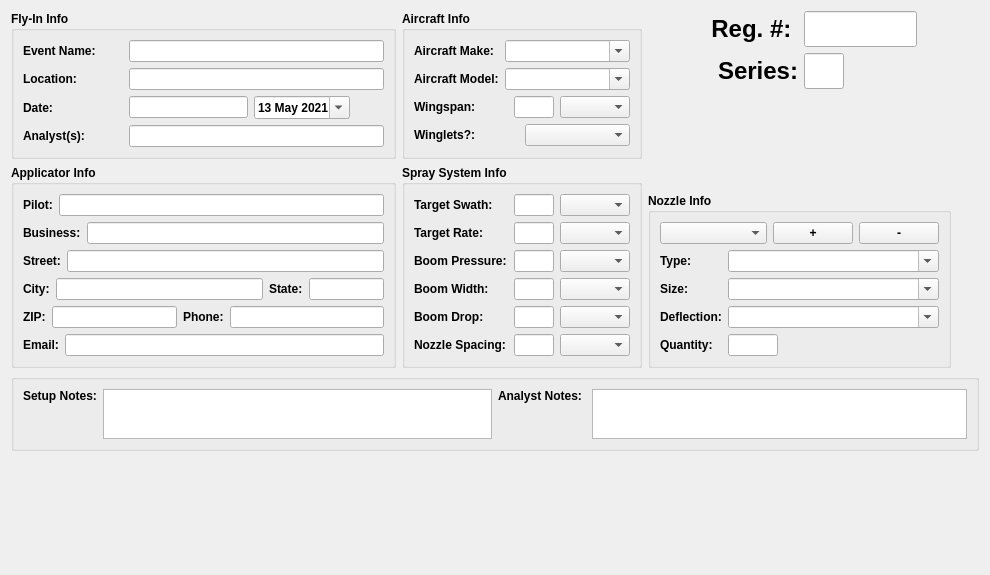
<?xml version="1.0" encoding="UTF-8"?>
<ui version="4.0">
 <class>Form</class>
 <widget class="QWidget" name="Form">
  <property name="geometry">
   <rect>
    <x>0</x>
    <y>0</y>
    <width>990</width>
    <height>575</height>
   </rect>
  </property>
  <property name="minimumSize">
   <size>
    <width>987</width>
    <height>575</height>
   </size>
  </property>
  <property name="windowTitle">
   <string>Form</string>
  </property>
  <layout class="QVBoxLayout" name="verticalLayout_10">
   <item>
    <layout class="QHBoxLayout" name="horizontalLayout_18">
     <item>
      <layout class="QGridLayout" name="gridLayout">
       <property name="sizeConstraint">
        <enum>QLayout::SetNoConstraint</enum>
       </property>
       <item row="0" column="0">
        <widget class="QGroupBox" name="groupBox">
         <property name="font">
          <font>
           <weight>75</weight>
           <bold>true</bold>
          </font>
         </property>
         <property name="title">
          <string>Fly-In Info</string>
         </property>
         <layout class="QVBoxLayout" name="verticalLayout">
          <item>
           <layout class="QHBoxLayout" name="horizontalLayout_2">
            <item>
             <widget class="QLabel" name="label">
              <property name="minimumSize">
               <size>
                <width>100</width>
                <height>0</height>
               </size>
              </property>
              <property name="text">
               <string>Event Name:</string>
              </property>
             </widget>
            </item>
            <item>
             <widget class="QLineEdit" name="lineEditName">
              <property name="sizePolicy">
               <sizepolicy hsizetype="Expanding" vsizetype="Fixed">
                <horstretch>0</horstretch>
                <verstretch>0</verstretch>
               </sizepolicy>
              </property>
              <property name="minimumSize">
               <size>
                <width>200</width>
                <height>0</height>
               </size>
              </property>
              <property name="text">
               <string/>
              </property>
             </widget>
            </item>
           </layout>
          </item>
          <item>
           <layout class="QHBoxLayout" name="horizontalLayout_3">
            <item>
             <widget class="QLabel" name="label_2">
              <property name="minimumSize">
               <size>
                <width>100</width>
                <height>0</height>
               </size>
              </property>
              <property name="text">
               <string>Location:</string>
              </property>
             </widget>
            </item>
            <item>
             <widget class="QLineEdit" name="lineEditLocation">
              <property name="sizePolicy">
               <sizepolicy hsizetype="Expanding" vsizetype="Fixed">
                <horstretch>0</horstretch>
                <verstretch>0</verstretch>
               </sizepolicy>
              </property>
              <property name="minimumSize">
               <size>
                <width>200</width>
                <height>0</height>
               </size>
              </property>
              <property name="text">
               <string/>
              </property>
             </widget>
            </item>
           </layout>
          </item>
          <item>
           <layout class="QHBoxLayout" name="horizontalLayout_4">
            <item>
             <widget class="QLabel" name="label_3">
              <property name="minimumSize">
               <size>
                <width>100</width>
                <height>0</height>
               </size>
              </property>
              <property name="text">
               <string>Date:</string>
              </property>
             </widget>
            </item>
            <item>
             <widget class="QLineEdit" name="lineEditDate">
              <property name="sizePolicy">
               <sizepolicy hsizetype="Expanding" vsizetype="Fixed">
                <horstretch>0</horstretch>
                <verstretch>0</verstretch>
               </sizepolicy>
              </property>
              <property name="minimumSize">
               <size>
                <width>100</width>
                <height>0</height>
               </size>
              </property>
              <property name="text">
               <string/>
              </property>
             </widget>
            </item>
            <item>
             <widget class="QDateEdit" name="dateEdit">
              <property name="displayFormat">
               <string>d MMM yyyy</string>
              </property>
              <property name="calendarPopup">
               <bool>true</bool>
              </property>
              <property name="date">
               <date>
                <year>2021</year>
                <month>5</month>
                <day>13</day>
               </date>
              </property>
             </widget>
            </item>
            <item>
             <spacer name="horizontalSpacer_4">
              <property name="orientation">
               <enum>Qt::Horizontal</enum>
              </property>
              <property name="sizeHint" stdset="0">
               <size>
                <width>40</width>
                <height>20</height>
               </size>
              </property>
             </spacer>
            </item>
           </layout>
          </item>
          <item>
           <layout class="QHBoxLayout" name="horizontalLayout_5">
            <item>
             <widget class="QLabel" name="label_4">
              <property name="minimumSize">
               <size>
                <width>100</width>
                <height>0</height>
               </size>
              </property>
              <property name="text">
               <string>Analyst(s):</string>
              </property>
             </widget>
            </item>
            <item>
             <widget class="QLineEdit" name="lineEditAnalyst">
              <property name="sizePolicy">
               <sizepolicy hsizetype="Expanding" vsizetype="Fixed">
                <horstretch>0</horstretch>
                <verstretch>0</verstretch>
               </sizepolicy>
              </property>
              <property name="minimumSize">
               <size>
                <width>200</width>
                <height>0</height>
               </size>
              </property>
              <property name="text">
               <string/>
              </property>
             </widget>
            </item>
           </layout>
          </item>
         </layout>
        </widget>
       </item>
       <item row="0" column="1">
        <widget class="QGroupBox" name="groupBox">
         <property name="font">
          <font>
           <weight>75</weight>
           <bold>true</bold>
          </font>
         </property>
         <property name="title">
          <string>Aircraft Info</string>
         </property>
         <layout class="QVBoxLayout" name="verticalLayout_5">
          <item>
           <layout class="QHBoxLayout" name="horizontalLayout_10">
            <item>
             <widget class="QLabel" name="label_7">
              <property name="text">
               <string>Aircraft Make:</string>
              </property>
             </widget>
            </item>
            <item>
             <widget class="QComboBox" name="comboBoxMake">
              <property name="minimumSize">
               <size>
                <width>125</width>
                <height>0</height>
               </size>
              </property>
              <property name="editable">
               <bool>true</bool>
              </property>
              <property name="sizeAdjustPolicy">
               <enum>QComboBox::AdjustToContents</enum>
              </property>
             </widget>
            </item>
           </layout>
          </item>
          <item>
           <layout class="QHBoxLayout" name="horizontalLayout_25">
            <item>
             <widget class="QLabel" name="label_5">
              <property name="sizePolicy">
               <sizepolicy hsizetype="Preferred" vsizetype="Preferred">
                <horstretch>0</horstretch>
                <verstretch>0</verstretch>
               </sizepolicy>
              </property>
              <property name="text">
               <string>Aircraft Model:</string>
              </property>
             </widget>
            </item>
            <item>
             <widget class="QComboBox" name="comboBoxModel">
              <property name="sizePolicy">
               <sizepolicy hsizetype="Preferred" vsizetype="Fixed">
                <horstretch>0</horstretch>
                <verstretch>0</verstretch>
               </sizepolicy>
              </property>
              <property name="minimumSize">
               <size>
                <width>125</width>
                <height>0</height>
               </size>
              </property>
              <property name="editable">
               <bool>true</bool>
              </property>
              <property name="sizeAdjustPolicy">
               <enum>QComboBox::AdjustToContents</enum>
              </property>
             </widget>
            </item>
           </layout>
          </item>
          <item>
           <layout class="QHBoxLayout" name="horizontalLayout_12">
            <item>
             <widget class="QLabel" name="label_8">
              <property name="text">
               <string>Wingspan:</string>
              </property>
             </widget>
            </item>
            <item>
             <widget class="QLineEdit" name="lineEditWingspan">
              <property name="sizePolicy">
               <sizepolicy hsizetype="Preferred" vsizetype="Fixed">
                <horstretch>0</horstretch>
                <verstretch>0</verstretch>
               </sizepolicy>
              </property>
              <property name="maximumSize">
               <size>
                <width>40</width>
                <height>16777215</height>
               </size>
              </property>
             </widget>
            </item>
            <item>
             <widget class="QComboBox" name="comboBoxWingspanUnits">
              <property name="sizePolicy">
               <sizepolicy hsizetype="Expanding" vsizetype="Fixed">
                <horstretch>0</horstretch>
                <verstretch>0</verstretch>
               </sizepolicy>
              </property>
              <property name="minimumSize">
               <size>
                <width>70</width>
                <height>0</height>
               </size>
              </property>
              <property name="maximumSize">
               <size>
                <width>70</width>
                <height>16777215</height>
               </size>
              </property>
              <property name="focusPolicy">
               <enum>Qt::ClickFocus</enum>
              </property>
              <property name="sizeAdjustPolicy">
               <enum>QComboBox::AdjustToContents</enum>
              </property>
             </widget>
            </item>
           </layout>
          </item>
          <item>
           <layout class="QHBoxLayout" name="horizontalLayout_15">
            <item>
             <widget class="QLabel" name="label_9">
              <property name="text">
               <string>Winglets?:</string>
              </property>
             </widget>
            </item>
            <item>
             <widget class="QComboBox" name="comboBoxWinglets">
              <property name="sizePolicy">
               <sizepolicy hsizetype="Preferred" vsizetype="Fixed">
                <horstretch>0</horstretch>
                <verstretch>0</verstretch>
               </sizepolicy>
              </property>
              <property name="sizeAdjustPolicy">
               <enum>QComboBox::AdjustToContents</enum>
              </property>
             </widget>
            </item>
           </layout>
          </item>
         </layout>
        </widget>
       </item>
       <item row="1" column="1">
        <widget class="QGroupBox" name="groupBox">
         <property name="font">
          <font>
           <weight>75</weight>
           <bold>true</bold>
          </font>
         </property>
         <property name="title">
          <string>Spray System Info</string>
         </property>
         <layout class="QVBoxLayout" name="verticalLayout_3">
          <item>
           <layout class="QHBoxLayout" name="horizontalLayout_24">
            <item>
             <widget class="QLabel" name="label_11">
              <property name="text">
               <string>Target Swath:</string>
              </property>
             </widget>
            </item>
            <item>
             <widget class="QLineEdit" name="lineEditSwath">
              <property name="sizePolicy">
               <sizepolicy hsizetype="Preferred" vsizetype="Fixed">
                <horstretch>0</horstretch>
                <verstretch>0</verstretch>
               </sizepolicy>
              </property>
              <property name="minimumSize">
               <size>
                <width>40</width>
                <height>0</height>
               </size>
              </property>
              <property name="maximumSize">
               <size>
                <width>40</width>
                <height>16777215</height>
               </size>
              </property>
             </widget>
            </item>
            <item>
             <widget class="QComboBox" name="comboBoxUnitsSwath">
              <property name="sizePolicy">
               <sizepolicy hsizetype="Expanding" vsizetype="Fixed">
                <horstretch>0</horstretch>
                <verstretch>0</verstretch>
               </sizepolicy>
              </property>
              <property name="minimumSize">
               <size>
                <width>70</width>
                <height>0</height>
               </size>
              </property>
              <property name="maximumSize">
               <size>
                <width>70</width>
                <height>16777215</height>
               </size>
              </property>
              <property name="focusPolicy">
               <enum>Qt::ClickFocus</enum>
              </property>
              <property name="sizeAdjustPolicy">
               <enum>QComboBox::AdjustToContents</enum>
              </property>
             </widget>
            </item>
           </layout>
          </item>
          <item>
           <layout class="QHBoxLayout" name="horizontalLayout_13">
            <item>
             <widget class="QLabel" name="label_12">
              <property name="text">
               <string>Target Rate:</string>
              </property>
             </widget>
            </item>
            <item>
             <widget class="QLineEdit" name="lineEditRate">
              <property name="sizePolicy">
               <sizepolicy hsizetype="Preferred" vsizetype="Fixed">
                <horstretch>0</horstretch>
                <verstretch>0</verstretch>
               </sizepolicy>
              </property>
              <property name="minimumSize">
               <size>
                <width>40</width>
                <height>0</height>
               </size>
              </property>
              <property name="maximumSize">
               <size>
                <width>40</width>
                <height>16777215</height>
               </size>
              </property>
             </widget>
            </item>
            <item>
             <widget class="QComboBox" name="comboBoxUnitsRate">
              <property name="sizePolicy">
               <sizepolicy hsizetype="Maximum" vsizetype="Fixed">
                <horstretch>0</horstretch>
                <verstretch>0</verstretch>
               </sizepolicy>
              </property>
              <property name="minimumSize">
               <size>
                <width>70</width>
                <height>0</height>
               </size>
              </property>
              <property name="maximumSize">
               <size>
                <width>70</width>
                <height>16777215</height>
               </size>
              </property>
              <property name="focusPolicy">
               <enum>Qt::ClickFocus</enum>
              </property>
              <property name="sizeAdjustPolicy">
               <enum>QComboBox::AdjustToContents</enum>
              </property>
             </widget>
            </item>
           </layout>
          </item>
          <item>
           <layout class="QHBoxLayout" name="horizontalLayout_11">
            <item>
             <widget class="QLabel" name="label_10">
              <property name="text">
               <string>Boom Pressure:</string>
              </property>
             </widget>
            </item>
            <item>
             <widget class="QLineEdit" name="lineEditPressure">
              <property name="sizePolicy">
               <sizepolicy hsizetype="Preferred" vsizetype="Fixed">
                <horstretch>0</horstretch>
                <verstretch>0</verstretch>
               </sizepolicy>
              </property>
              <property name="minimumSize">
               <size>
                <width>40</width>
                <height>0</height>
               </size>
              </property>
              <property name="maximumSize">
               <size>
                <width>40</width>
                <height>16777215</height>
               </size>
              </property>
             </widget>
            </item>
            <item>
             <widget class="QComboBox" name="comboBoxUnitsPressure">
              <property name="sizePolicy">
               <sizepolicy hsizetype="Expanding" vsizetype="Fixed">
                <horstretch>0</horstretch>
                <verstretch>0</verstretch>
               </sizepolicy>
              </property>
              <property name="minimumSize">
               <size>
                <width>70</width>
                <height>0</height>
               </size>
              </property>
              <property name="maximumSize">
               <size>
                <width>70</width>
                <height>16777215</height>
               </size>
              </property>
              <property name="focusPolicy">
               <enum>Qt::ClickFocus</enum>
              </property>
              <property name="sizeAdjustPolicy">
               <enum>QComboBox::AdjustToContents</enum>
              </property>
             </widget>
            </item>
           </layout>
          </item>
          <item>
           <layout class="QHBoxLayout" name="horizontalLayout_23">
            <item>
             <widget class="QLabel" name="label_14">
              <property name="text">
               <string>Boom Width:</string>
              </property>
             </widget>
            </item>
            <item>
             <widget class="QLineEdit" name="lineEditBoomWidth">
              <property name="sizePolicy">
               <sizepolicy hsizetype="Preferred" vsizetype="Fixed">
                <horstretch>0</horstretch>
                <verstretch>0</verstretch>
               </sizepolicy>
              </property>
              <property name="minimumSize">
               <size>
                <width>40</width>
                <height>0</height>
               </size>
              </property>
              <property name="maximumSize">
               <size>
                <width>40</width>
                <height>16777215</height>
               </size>
              </property>
             </widget>
            </item>
            <item>
             <widget class="QComboBox" name="comboBoxUnitsBoomWidth">
              <property name="sizePolicy">
               <sizepolicy hsizetype="Expanding" vsizetype="Fixed">
                <horstretch>0</horstretch>
                <verstretch>0</verstretch>
               </sizepolicy>
              </property>
              <property name="minimumSize">
               <size>
                <width>70</width>
                <height>0</height>
               </size>
              </property>
              <property name="maximumSize">
               <size>
                <width>70</width>
                <height>16777215</height>
               </size>
              </property>
              <property name="focusPolicy">
               <enum>Qt::ClickFocus</enum>
              </property>
              <property name="sizeAdjustPolicy">
               <enum>QComboBox::AdjustToContents</enum>
              </property>
             </widget>
            </item>
           </layout>
          </item>
          <item>
           <layout class="QHBoxLayout" name="horizontalLayout_16">
            <item>
             <widget class="QLabel" name="label_15">
              <property name="text">
               <string>Boom Drop:</string>
              </property>
             </widget>
            </item>
            <item>
             <widget class="QLineEdit" name="lineEditBoomDrop">
              <property name="sizePolicy">
               <sizepolicy hsizetype="Preferred" vsizetype="Fixed">
                <horstretch>0</horstretch>
                <verstretch>0</verstretch>
               </sizepolicy>
              </property>
              <property name="minimumSize">
               <size>
                <width>40</width>
                <height>0</height>
               </size>
              </property>
              <property name="maximumSize">
               <size>
                <width>40</width>
                <height>16777215</height>
               </size>
              </property>
             </widget>
            </item>
            <item>
             <widget class="QComboBox" name="comboBoxUnitsBoomDrop">
              <property name="sizePolicy">
               <sizepolicy hsizetype="Expanding" vsizetype="Fixed">
                <horstretch>0</horstretch>
                <verstretch>0</verstretch>
               </sizepolicy>
              </property>
              <property name="minimumSize">
               <size>
                <width>70</width>
                <height>0</height>
               </size>
              </property>
              <property name="maximumSize">
               <size>
                <width>70</width>
                <height>16777215</height>
               </size>
              </property>
              <property name="focusPolicy">
               <enum>Qt::ClickFocus</enum>
              </property>
              <property name="sizeAdjustPolicy">
               <enum>QComboBox::AdjustToContents</enum>
              </property>
             </widget>
            </item>
           </layout>
          </item>
          <item>
           <layout class="QHBoxLayout" name="horizontalLayout_22">
            <item>
             <widget class="QLabel" name="label_16">
              <property name="text">
               <string>Nozzle Spacing:</string>
              </property>
             </widget>
            </item>
            <item>
             <widget class="QLineEdit" name="lineEditNozzleSpacing">
              <property name="sizePolicy">
               <sizepolicy hsizetype="Preferred" vsizetype="Fixed">
                <horstretch>0</horstretch>
                <verstretch>0</verstretch>
               </sizepolicy>
              </property>
              <property name="minimumSize">
               <size>
                <width>40</width>
                <height>0</height>
               </size>
              </property>
              <property name="maximumSize">
               <size>
                <width>40</width>
                <height>16777215</height>
               </size>
              </property>
             </widget>
            </item>
            <item>
             <widget class="QComboBox" name="comboBoxUnitsNozzleSpacing">
              <property name="sizePolicy">
               <sizepolicy hsizetype="Expanding" vsizetype="Fixed">
                <horstretch>0</horstretch>
                <verstretch>0</verstretch>
               </sizepolicy>
              </property>
              <property name="minimumSize">
               <size>
                <width>70</width>
                <height>0</height>
               </size>
              </property>
              <property name="maximumSize">
               <size>
                <width>70</width>
                <height>16777215</height>
               </size>
              </property>
              <property name="focusPolicy">
               <enum>Qt::ClickFocus</enum>
              </property>
              <property name="sizeAdjustPolicy">
               <enum>QComboBox::AdjustToContents</enum>
              </property>
             </widget>
            </item>
           </layout>
          </item>
         </layout>
        </widget>
       </item>
       <item row="1" column="0">
        <widget class="QGroupBox" name="groupBoxApplicator">
         <property name="font">
          <font>
           <weight>75</weight>
           <bold>true</bold>
          </font>
         </property>
         <property name="title">
          <string>Applicator Info</string>
         </property>
         <layout class="QVBoxLayout" name="verticalLayout_2">
          <item>
           <layout class="QHBoxLayout" name="horizontalLayout_9">
            <item>
             <widget class="QLabel" name="pilotLabel">
              <property name="text">
               <string>Pilot:</string>
              </property>
             </widget>
            </item>
            <item>
             <widget class="QLineEdit" name="pilotLineEdit"/>
            </item>
           </layout>
          </item>
          <item>
           <layout class="QHBoxLayout" name="horizontalLayout">
            <item>
             <widget class="QLabel" name="businessLabel">
              <property name="text">
               <string>Business:</string>
              </property>
             </widget>
            </item>
            <item>
             <widget class="QLineEdit" name="businessLineEdit"/>
            </item>
           </layout>
          </item>
          <item>
           <layout class="QHBoxLayout" name="horizontalLayout_6">
            <item>
             <widget class="QLabel" name="streetLabel">
              <property name="text">
               <string>Street:</string>
              </property>
             </widget>
            </item>
            <item>
             <widget class="QLineEdit" name="streetLineEdit"/>
            </item>
           </layout>
          </item>
          <item>
           <layout class="QHBoxLayout" name="horizontalLayout_7">
            <item>
             <widget class="QLabel" name="cityLabel">
              <property name="text">
               <string>City:</string>
              </property>
             </widget>
            </item>
            <item>
             <widget class="QLineEdit" name="cityLineEdit"/>
            </item>
            <item>
             <widget class="QLabel" name="stateLabel">
              <property name="text">
               <string>State:</string>
              </property>
             </widget>
            </item>
            <item>
             <widget class="QLineEdit" name="stateLineEdit">
              <property name="maximumSize">
               <size>
                <width>75</width>
                <height>16777215</height>
               </size>
              </property>
             </widget>
            </item>
           </layout>
          </item>
          <item>
           <layout class="QHBoxLayout" name="horizontalLayout_8">
            <item>
             <widget class="QLabel" name="zipLabel">
              <property name="text">
               <string>ZIP:</string>
              </property>
             </widget>
            </item>
            <item>
             <widget class="QLineEdit" name="zipLineEdit">
              <property name="sizePolicy">
               <sizepolicy hsizetype="Preferred" vsizetype="Fixed">
                <horstretch>0</horstretch>
                <verstretch>0</verstretch>
               </sizepolicy>
              </property>
              <property name="maximumSize">
               <size>
                <width>150</width>
                <height>16777215</height>
               </size>
              </property>
             </widget>
            </item>
            <item>
             <widget class="QLabel" name="phoneLabel">
              <property name="text">
               <string>Phone:</string>
              </property>
             </widget>
            </item>
            <item>
             <widget class="QLineEdit" name="phoneLineEdit"/>
            </item>
           </layout>
          </item>
          <item>
           <layout class="QHBoxLayout" name="horizontalLayout_14">
            <item>
             <widget class="QLabel" name="emailLabel">
              <property name="text">
               <string>Email:</string>
              </property>
             </widget>
            </item>
            <item>
             <widget class="QLineEdit" name="emailLineEdit"/>
            </item>
           </layout>
          </item>
         </layout>
        </widget>
       </item>
      </layout>
     </item>
     <item>
      <layout class="QVBoxLayout" name="verticalLayout_9">
       <item>
        <layout class="QHBoxLayout" name="horizontalLayout_27">
         <item>
          <widget class="QLabel" name="label_29">
           <property name="sizePolicy">
            <sizepolicy hsizetype="Minimum" vsizetype="Preferred">
             <horstretch>0</horstretch>
             <verstretch>0</verstretch>
            </sizepolicy>
           </property>
           <property name="minimumSize">
            <size>
             <width>150</width>
             <height>0</height>
            </size>
           </property>
           <property name="font">
            <font>
             <pointsize>18</pointsize>
             <weight>75</weight>
             <bold>true</bold>
            </font>
           </property>
           <property name="text">
            <string>Reg. #: </string>
           </property>
           <property name="alignment">
            <set>Qt::AlignRight|Qt::AlignTrailing|Qt::AlignVCenter</set>
           </property>
          </widget>
         </item>
         <item>
          <widget class="QLineEdit" name="lineEditRegNum">
           <property name="sizePolicy">
            <sizepolicy hsizetype="Maximum" vsizetype="Fixed">
             <horstretch>0</horstretch>
             <verstretch>0</verstretch>
            </sizepolicy>
           </property>
           <property name="maximumSize">
            <size>
             <width>120</width>
             <height>16777215</height>
            </size>
           </property>
           <property name="font">
            <font>
             <pointsize>18</pointsize>
             <weight>75</weight>
             <bold>true</bold>
            </font>
           </property>
          </widget>
         </item>
         <item>
          <spacer name="horizontalSpacer_2">
           <property name="orientation">
            <enum>Qt::Horizontal</enum>
           </property>
           <property name="sizeHint" stdset="0">
            <size>
             <width>40</width>
             <height>20</height>
            </size>
           </property>
          </spacer>
         </item>
        </layout>
       </item>
       <item>
        <layout class="QHBoxLayout" name="horizontalLayout_30">
         <item>
          <widget class="QLabel" name="label_30">
           <property name="sizePolicy">
            <sizepolicy hsizetype="Minimum" vsizetype="Preferred">
             <horstretch>0</horstretch>
             <verstretch>0</verstretch>
            </sizepolicy>
           </property>
           <property name="minimumSize">
            <size>
             <width>150</width>
             <height>0</height>
            </size>
           </property>
           <property name="font">
            <font>
             <pointsize>18</pointsize>
             <weight>75</weight>
             <bold>true</bold>
            </font>
           </property>
           <property name="lineWidth">
            <number>1</number>
           </property>
           <property name="text">
            <string>Series:</string>
           </property>
           <property name="alignment">
            <set>Qt::AlignRight|Qt::AlignTrailing|Qt::AlignVCenter</set>
           </property>
          </widget>
         </item>
         <item>
          <widget class="QLineEdit" name="lineEditSeriesNum">
           <property name="sizePolicy">
            <sizepolicy hsizetype="Preferred" vsizetype="Fixed">
             <horstretch>0</horstretch>
             <verstretch>0</verstretch>
            </sizepolicy>
           </property>
           <property name="maximumSize">
            <size>
             <width>40</width>
             <height>16777215</height>
            </size>
           </property>
           <property name="font">
            <font>
             <pointsize>18</pointsize>
             <weight>75</weight>
             <bold>true</bold>
            </font>
           </property>
          </widget>
         </item>
         <item>
          <spacer name="horizontalSpacer">
           <property name="orientation">
            <enum>Qt::Horizontal</enum>
           </property>
           <property name="sizeHint" stdset="0">
            <size>
             <width>40</width>
             <height>20</height>
            </size>
           </property>
          </spacer>
         </item>
        </layout>
       </item>
       <item>
        <spacer name="verticalSpacer">
         <property name="orientation">
          <enum>Qt::Vertical</enum>
         </property>
         <property name="sizeHint" stdset="0">
          <size>
           <width>20</width>
           <height>40</height>
          </size>
         </property>
        </spacer>
       </item>
       <item>
        <widget class="QGroupBox" name="groupBox_5">
         <property name="font">
          <font>
           <weight>75</weight>
           <bold>true</bold>
          </font>
         </property>
         <property name="title">
          <string>Nozzle Info</string>
         </property>
         <layout class="QVBoxLayout" name="verticalLayout_4">
          <item>
           <layout class="QHBoxLayout" name="horizontalLayout_19">
            <item>
             <widget class="QComboBox" name="comboBoxNozzleSet">
              <property name="sizePolicy">
               <sizepolicy hsizetype="Expanding" vsizetype="Fixed">
                <horstretch>0</horstretch>
                <verstretch>0</verstretch>
               </sizepolicy>
              </property>
              <property name="focusPolicy">
               <enum>Qt::ClickFocus</enum>
              </property>
             </widget>
            </item>
            <item>
             <widget class="QPushButton" name="pushButtonNozzleSetAdd">
              <property name="focusPolicy">
               <enum>Qt::ClickFocus</enum>
              </property>
              <property name="text">
               <string>+</string>
              </property>
             </widget>
            </item>
            <item>
             <widget class="QPushButton" name="pushButtonNozzleSetRemove">
              <property name="focusPolicy">
               <enum>Qt::ClickFocus</enum>
              </property>
              <property name="text">
               <string>-</string>
              </property>
             </widget>
            </item>
           </layout>
          </item>
          <item>
           <layout class="QFormLayout" name="formLayout_2">
            <item row="0" column="0">
             <widget class="QLabel" name="label_18">
              <property name="text">
               <string>Type:</string>
              </property>
             </widget>
            </item>
            <item row="0" column="1">
             <widget class="QComboBox" name="comboBoxNT">
              <property name="minimumSize">
               <size>
                <width>175</width>
                <height>0</height>
               </size>
              </property>
              <property name="font">
               <font>
                <weight>75</weight>
                <bold>true</bold>
               </font>
              </property>
              <property name="editable">
               <bool>true</bool>
              </property>
              <property name="sizeAdjustPolicy">
               <enum>QComboBox::AdjustToContents</enum>
              </property>
             </widget>
            </item>
            <item row="1" column="0">
             <widget class="QLabel" name="label_19">
              <property name="text">
               <string>Size:</string>
              </property>
             </widget>
            </item>
            <item row="1" column="1">
             <widget class="QComboBox" name="comboBoxNS">
              <property name="minimumSize">
               <size>
                <width>125</width>
                <height>0</height>
               </size>
              </property>
              <property name="font">
               <font>
                <weight>75</weight>
                <bold>true</bold>
               </font>
              </property>
              <property name="editable">
               <bool>true</bool>
              </property>
              <property name="sizeAdjustPolicy">
               <enum>QComboBox::AdjustToContents</enum>
              </property>
             </widget>
            </item>
            <item row="2" column="0">
             <widget class="QLabel" name="label_20">
              <property name="text">
               <string>Deflection:</string>
              </property>
             </widget>
            </item>
            <item row="2" column="1">
             <widget class="QComboBox" name="comboBoxND">
              <property name="minimumSize">
               <size>
                <width>125</width>
                <height>0</height>
               </size>
              </property>
              <property name="font">
               <font>
                <weight>75</weight>
                <bold>true</bold>
               </font>
              </property>
              <property name="editable">
               <bool>true</bool>
              </property>
              <property name="sizeAdjustPolicy">
               <enum>QComboBox::AdjustToContents</enum>
              </property>
             </widget>
            </item>
            <item row="3" column="0">
             <widget class="QLabel" name="label_21">
              <property name="text">
               <string>Quantity:</string>
              </property>
             </widget>
            </item>
            <item row="3" column="1">
             <widget class="QLineEdit" name="lineEditNQ">
              <property name="sizePolicy">
               <sizepolicy hsizetype="Fixed" vsizetype="Fixed">
                <horstretch>0</horstretch>
                <verstretch>0</verstretch>
               </sizepolicy>
              </property>
              <property name="maximumSize">
               <size>
                <width>50</width>
                <height>16777215</height>
               </size>
              </property>
              <property name="font">
               <font>
                <weight>75</weight>
                <bold>true</bold>
               </font>
              </property>
             </widget>
            </item>
           </layout>
          </item>
         </layout>
        </widget>
       </item>
      </layout>
     </item>
     <item>
      <spacer name="horizontalSpacer_3">
       <property name="orientation">
        <enum>Qt::Horizontal</enum>
       </property>
       <property name="sizeHint" stdset="0">
        <size>
         <width>40</width>
         <height>20</height>
        </size>
       </property>
      </spacer>
     </item>
    </layout>
   </item>
   <item>
    <widget class="QGroupBox" name="groupBox">
     <property name="font">
      <font>
       <weight>75</weight>
       <bold>true</bold>
      </font>
     </property>
     <layout class="QHBoxLayout" name="horizontalLayout_17">
      <item>
       <layout class="QHBoxLayout" name="horizontalLayout_20">
        <item>
         <widget class="QLabel" name="label_27">
          <property name="text">
           <string>Setup Notes:</string>
          </property>
          <property name="alignment">
           <set>Qt::AlignLeading|Qt::AlignLeft|Qt::AlignTop</set>
          </property>
         </widget>
        </item>
        <item>
         <widget class="QPlainTextEdit" name="plainTextEditNotesSetup">
          <property name="sizePolicy">
           <sizepolicy hsizetype="Expanding" vsizetype="Preferred">
            <horstretch>0</horstretch>
            <verstretch>0</verstretch>
           </sizepolicy>
          </property>
          <property name="maximumSize">
           <size>
            <width>16777215</width>
            <height>50</height>
           </size>
          </property>
         </widget>
        </item>
       </layout>
      </item>
      <item>
       <layout class="QHBoxLayout" name="horizontalLayout_21">
        <item>
         <widget class="QLabel" name="label_28">
          <property name="text">
           <string>Analyst Notes: </string>
          </property>
          <property name="alignment">
           <set>Qt::AlignLeading|Qt::AlignLeft|Qt::AlignTop</set>
          </property>
         </widget>
        </item>
        <item>
         <widget class="QPlainTextEdit" name="plainTextEditNotesAnalyst">
          <property name="sizePolicy">
           <sizepolicy hsizetype="Expanding" vsizetype="Maximum">
            <horstretch>0</horstretch>
            <verstretch>0</verstretch>
           </sizepolicy>
          </property>
          <property name="maximumSize">
           <size>
            <width>16777215</width>
            <height>50</height>
           </size>
          </property>
         </widget>
        </item>
       </layout>
      </item>
     </layout>
    </widget>
   </item>
   <item>
    <spacer name="verticalSpacer_3">
     <property name="orientation">
      <enum>Qt::Vertical</enum>
     </property>
     <property name="sizeHint" stdset="0">
      <size>
       <width>20</width>
       <height>40</height>
      </size>
     </property>
    </spacer>
   </item>
  </layout>
 </widget>
 <tabstops>
  <tabstop>lineEditRegNum</tabstop>
  <tabstop>lineEditSeriesNum</tabstop>
  <tabstop>pilotLineEdit</tabstop>
  <tabstop>businessLineEdit</tabstop>
  <tabstop>streetLineEdit</tabstop>
  <tabstop>cityLineEdit</tabstop>
  <tabstop>stateLineEdit</tabstop>
  <tabstop>zipLineEdit</tabstop>
  <tabstop>phoneLineEdit</tabstop>
  <tabstop>emailLineEdit</tabstop>
  <tabstop>comboBoxMake</tabstop>
  <tabstop>comboBoxModel</tabstop>
  <tabstop>lineEditWingspan</tabstop>
  <tabstop>comboBoxWinglets</tabstop>
  <tabstop>lineEditSwath</tabstop>
  <tabstop>lineEditRate</tabstop>
  <tabstop>lineEditPressure</tabstop>
  <tabstop>lineEditBoomWidth</tabstop>
  <tabstop>lineEditBoomDrop</tabstop>
  <tabstop>lineEditNozzleSpacing</tabstop>
  <tabstop>comboBoxNT</tabstop>
  <tabstop>comboBoxNS</tabstop>
  <tabstop>comboBoxND</tabstop>
  <tabstop>lineEditNQ</tabstop>
  <tabstop>plainTextEditNotesSetup</tabstop>
  <tabstop>plainTextEditNotesAnalyst</tabstop>
  <tabstop>lineEditName</tabstop>
  <tabstop>lineEditLocation</tabstop>
  <tabstop>lineEditDate</tabstop>
  <tabstop>dateEdit</tabstop>
  <tabstop>lineEditAnalyst</tabstop>
  <tabstop>comboBoxWingspanUnits</tabstop>
  <tabstop>comboBoxUnitsSwath</tabstop>
  <tabstop>comboBoxUnitsRate</tabstop>
  <tabstop>comboBoxUnitsPressure</tabstop>
  <tabstop>comboBoxUnitsBoomWidth</tabstop>
  <tabstop>comboBoxUnitsBoomDrop</tabstop>
  <tabstop>comboBoxUnitsNozzleSpacing</tabstop>
  <tabstop>comboBoxNozzleSet</tabstop>
  <tabstop>pushButtonNozzleSetAdd</tabstop>
  <tabstop>pushButtonNozzleSetRemove</tabstop>
 </tabstops>
 <resources/>
 <connections/>
</ui>
